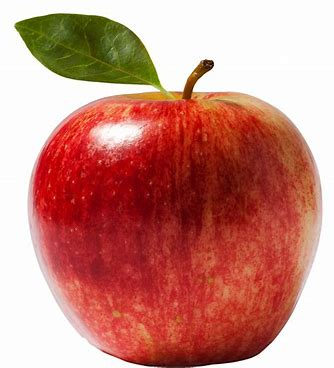
#> input picture assets/apple.jpeg, 334 x 368 px
$ python -i fourier.py   (imports and definitions only)
#> lines starting #> are read from the running program, lines starting #| are printed output that depends on the picture
#> further down, picture is the input picture: shape (368, 334, 3); mean B, G, R 126.1, 136.7, 200.4
import cv2
import numpy as np


def fourier_transform(frame):
    """
    Apply Fourier Transform to visualize the frequency domain of the image.
    Args:
        frame (numpy.ndarray): The input video frame.
    Returns:
        numpy.ndarray: Frame visualizing the frequency domain.
    """
    gray = cv2.cvtColor(frame, cv2.COLOR_BGR2GRAY)
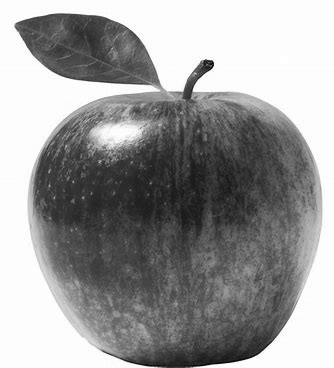
#> gray: shape (368, 334); min 5, max 255, mean 154.6
    dft = cv2.dft(np.float32(gray), flags=cv2.DFT_COMPLEX_OUTPUT)
    dft_shift = np.fft.fftshift(dft)
    magnitude_spectrum = 20 * np.log(cv2.magnitude(dft_shift[:, :, 0], dft_shift[:, :, 1]))
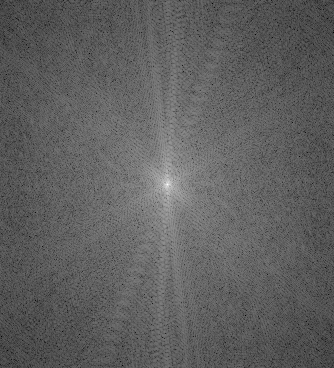
#> magnitude_spectrum: shape (368, 334) float32; min 39.86, max 335.2, mean 150.7; drawn with min black and max white

    # Normalize to 8-bit for visualization
    normalized = cv2.normalize(magnitude_spectrum, None, 0, 255, cv2.NORM_MINMAX)
    return cv2.cvtColor(normalized.astype(np.uint8), cv2.COLOR_GRAY2BGR)

>>> import cv2
>>> picture = cv2.imread('../assets/apple.jpeg')
>>> result = fourier_transform(picture)
